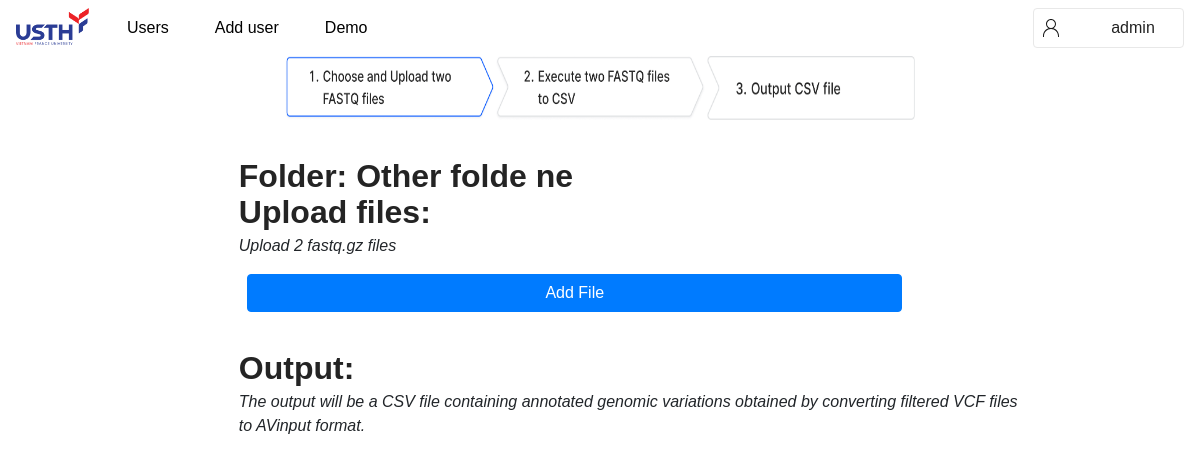
Page /folder/5 (signed in) on the earlier database version.
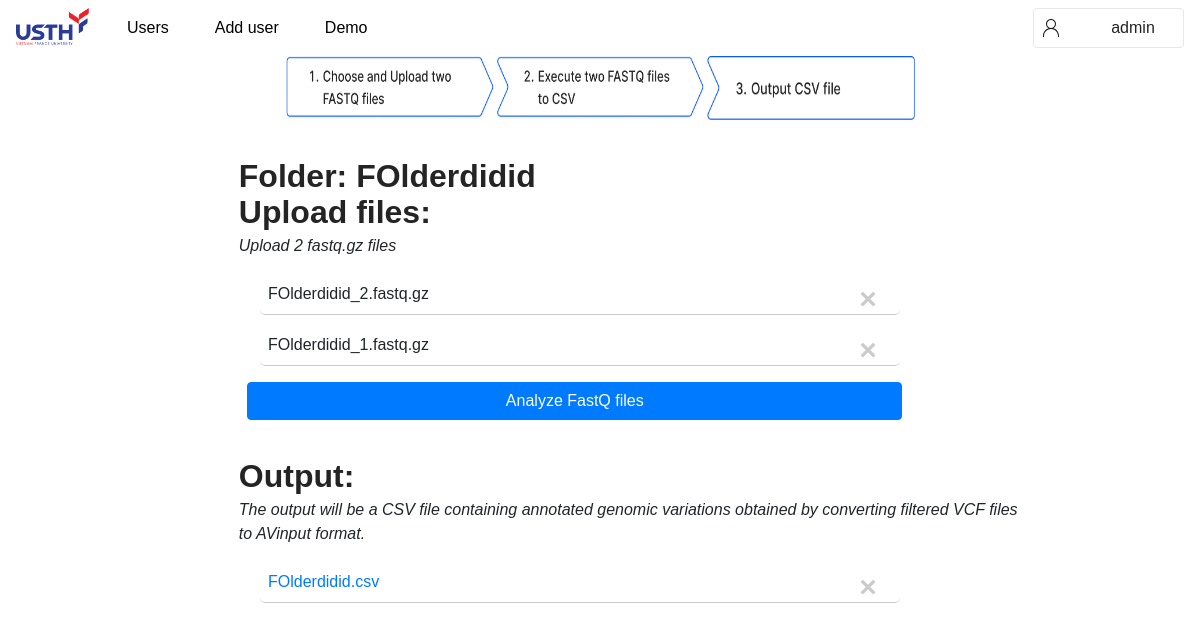
Same page on the later database version.
### function/models.py (models this page shows)
class User(db.Model, UserMixin):
    role = db.Column(db.Integer, default = 2)
    id = db.Column(db.Integer, primary_key = True)
    email = db.Column(db.String(50))
    username = db.Column(db.String(50))
    password = db.Column(db.String(50))

class Folder(db.Model):
    id = db.Column(db.Integer, primary_key = True)
    path = db.Column(db.String(50), nullable = False)
    name = db.Column(db.String(50), nullable = False)
    date = db.Column(db.DateTime(timezone = True), default = func.now())
    user_id = db.Column(db.Integer, db.ForeignKey('user.id'))
    users = db.relationship('User')
    parent_folder_id = db.Column(db.Integer, db.ForeignKey('folder.id'))
    subfolders = db.relationship('Folder', backref=db.backref('parent_folder', remote_side=[id]))

class File(db.Model):
    id = db.Column(db.Integer, primary_key = True)
    path = db.Column(db.String(50), nullable = False)
    name = db.Column(db.String(50), nullable = False)
    date = db.Column(db.DateTime(timezone = True), default = func.now())
    user_id = db.Column(db.Integer, db.ForeignKey('user.id'))
    folder_id = db.Column(db.Integer, db.ForeignKey('folder.id'))
    subfiles = db.relationship('Folder', backref=db.backref('files', lazy='dynamic'))

### app.py (the view, shortened to what this page needs)
@app.route('/folder/<folder_id>', methods=['GET', 'POST'])
@login_required
def get_folder(folder_id):
    folder = Folder.query.get_or_404(folder_id)
    file = File.query.filter_by(folder_id=folder.id).first()
    subfolders = Folder.query.filter_by(parent_folder_id=folder.id).all()
    subfiles = File.query.filter_by(folder_id=folder.id).all()
    output=[]
    files=[]
    for file in subfiles:
        if file.name.endswith(".csv"):
            output.append(file)
        else:
            files.append(file)
    return render_template('folder.html', folder=folder, subfolders=subfolders, file = file, subfiles = files, output=output, user = current_user)

### app.py (called while the page is built)
@login_manager.user_loader
def load_user(id):
    return User.query.get(int(id))

### templates/folder.html (shortened to what this page needs)
{% extends 'home.html' %}
{% block content %}
<link rel="stylesheet" href="../static/folder.css">
  <div class="form">
    <div class="step">
      {% set sorted_subfiles = subfiles | sort(attribute='name') %}
      <img src="../static/images/step1_color.png" alt="Step 1" class="step-1 step-image">
      {% if sorted_subfiles |length == 2 %}
        <img src="../static/images/step2_color.png" alt="Step 1" class="step-1 step-image">
        {% else %}
        <img src="../static/images/step2.png" alt="Step 1" class="step-1 step-image">
      {% endif %}
      {% if output |length != 0 %}
        <img src="../static/images/step3_color.png" alt="Step 3" class="step-3 step-image">
      {% else %}
        <img src="../static/images/step3.png" alt="Step 3" class="step-3 step-image">
      {% endif %}
    </div>
    <h2 class="title head">Folder: {{ folder.name }}</h2>
    <h2 class="title head">Upload files:</h2>
    <p class="title"><i>Upload 2 fastq.gz files</i></p>
    <ul>
      {% for subfile in subfiles %}
        {% if subfile.name.endswith('.gz') %}
          <div class="file-list name-file">
            <li>{{ subfile.name }}</li>
            <button type="button" class="close" onclick="deleteSubFile('{{ subfile.id }}','{{ subfile.folder_id }}')">
              <span aria-hidden="true">&times;</span>
            </button>
          </div>
        {% endif %}
      {% endfor %}
    </ul>
 <form action="/folder/{{ folder.id }}" method="post" enctype="multipart/form-data" id="uploadForm">
  <div id="fileInputContainer">
	  {% if subfiles|length>=2 %}
    <button type="button" class="btn-primary btn execute-button" id="addFileBtn" onclick="executeF('{{ folder.id }}')">Analyze FastQ files</button>
    {% else %}
      <button type="submit" class="btn btn-primary">Add File</button>
    {% endif %}
  </div>
</form>
    <div class="ouput-file">
      <h2 class="title head">Output:</h2>
      <p class="title"><i>The output will be a CSV file containing annotated genomic variations obtained by converting filtered VCF files to AVinput format.</i></p>
      <ul>
         {% for subfile in output %}
          {% if subfile.name.endswith('.csv') %}
            <div class="file-list name-file">
              <li><a href="{{ url_for('get_file', file_id=subfile.id) }}">{{ subfile.name }}</a></li>
              <button type="button" class="close" onclick="deleteSubFile('{{ subfile.id }}','{{ subfile.folder_id }}')">
                <span aria-hidden="true">&times;</span>
              </button>
            </div>
          {% endif %}
        {% endfor %}
      </ul>
    </div>
  </div>
{% endblock %}

### templates/home.html (shortened to what this page needs)
{%extends "base.html"%}

### templates/base.html (shortened to what this page needs)
<!DOCTYPE html>
<html lang="en">
<head>
    <link
    rel="stylesheet"
    href="https://stackpath.bootstrapcdn.com/bootstrap/4.4.1/css/bootstrap.min.css"
  />
  <link
    rel="stylesheet"
    href="https://stackpath.bootstrapcdn.com/font-awesome/4.7.0/css/font-awesome.min.css"
  />
</head>
<body onload="checkURL()">
    <link rel="stylesheet" href="../static/base.css">
    <nav class="navbar navbar-expand-lg bg-white">
        <div class="collapse navbar-collapse" id="navbar">
                {% if current_user.role==1%}
                    <div class="navbar-nav">
                        <a href="" class="nav-link-spacing logo"><img src="/static/images/usth.png" alt="usth logo"></a>
                        <a href="{{url_for('admin')}}" class="nav-item nav-link nav-link-spacing" id="admin">Users</a>
                        <a href="{{url_for('create_user')}}" class="nav-item nav-link nav-link-spacing " id="create_user">Add user</a>
                        <a href="{{url_for('demo')}}" class="nav-item nav-link nav-link-spacing " id="demo" >Demo</a>
                    </div>
                    <div class="nav-right">
                        <div class="menu_account">
                            <div class="icon_account">
                            </div>
                            <div class="name_account" data-toggle="dropdown">
                                <p class="nav-link username">{{ current_user.username }}</p>
                            </div>
                        </div>
                    </div>
                {% endif %}
        </div>
    </nav>
    {% block content %}
    {% endblock %}
</body>
</html>

### static/base.css (style rules this page uses)
:root { --primary: #007bff; --secondary: #bfc0c0; --white: #fff; --text-clr: #222222; --header-clr: #25273d; --next-btn-hover: #0044ff; --back-btn-hover: #8b8c8c; --hover: #27408B; }
body { font-family: sans-serif; }
.navbar-nav img { width: 100%; }
.navbar { position: sticky; top: 0; z-index: 9999999; width: 100%; min-height: 5vh; }
.logo { width: 73px; }
.nav-right { position: absolute; right: 16px; }
.nav-link-spacing { margin-right: 30px; color: black; font-weight: normal; height: fit-content; }
.navbar { background-color: #00194C; width: 100%; }
.menu_account { display: flex; width: 151px; height: 40px; padding: 8px 9px; justify-content: center; align-items: center; gap: 5px; flex-shrink: 0; border-radius: 4px; border: 1px solid #E8E8E8; background-color: white; }
.name_account { display: flex; width: 110px; height: 20px; flex-direction: column; justify-content: center; flex-shrink: 0; color: var(--black-text, var(--normal-text, #222)); text-align: center; font-size: 16px; font-style: normal; font-weight: 400; line-height: 24px; cursor: pointer; padding-top: 12%; }
.username { min-width: 130px; min-height: 40px; text-overflow: ellipsis; overflow: hidden; }

### static/folder.css (style rules this page uses)
#uploadForm { padding-bottom: 5%; }
.form { max-width: 70%; margin: 0 auto; }
.title { padding-left: 7%; }
.head { color: #242424; font-size: 32px; font-style: normal; font-weight: 600; line-height: 28px; }
.name-file { left: 5%; }
.file-list { position: relative; padding: 1%; border-bottom: 1px solid #ccc; border-radius: 5px; margin-bottom: 10px; align-items: center; gap: 4px; align-self: stretch; width: 80%; }
.file-list li { list-style-type: none; }
.file-list .close { position: absolute; top: 25%; left: 95%; transform: translateX(-50%); border: none; background-color: transparent; color: #999; cursor: pointer; font-size: 30px; display: block; }
.btn { width: 78%; margin-left: 8%; }
.step { display: flex; position: relative; padding-bottom: 5%; align-items: center; justify-content: center; width: 100%; }
.step-image { width: 25%; height: 64px; }

Differences in the rows shown:
changed Folder: name "Other folde ne" → "FOlderdidid"
now on this page (row edited): File: name "FOlderdidid_2.fastq.gz", shown under "Upload files:"
now on this page (row edited): File: name "FOlderdidid_1.fastq.gz", shown under "Upload files:"
added File: name "FOlderdidid.csv", shown under "Output:"
Other differences:
text no longer shown: "Add File"
text now shown: "Analyze FastQ files"
